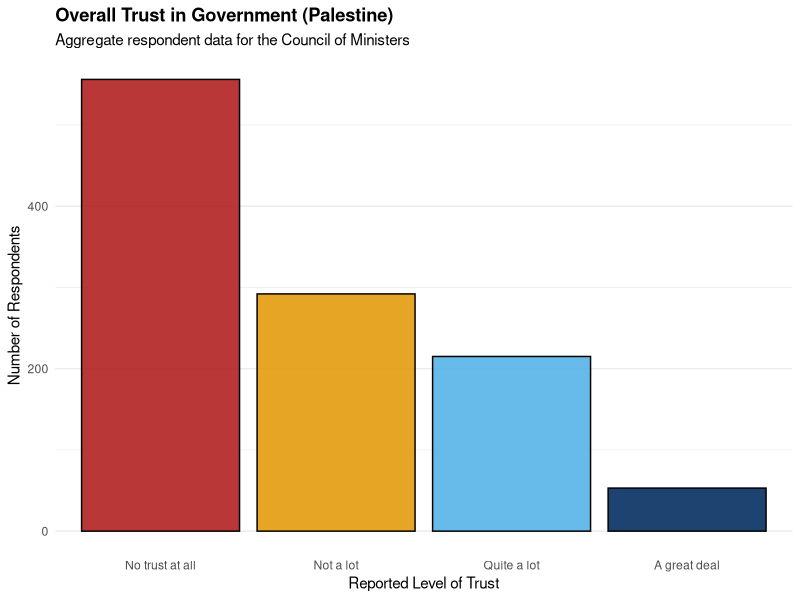
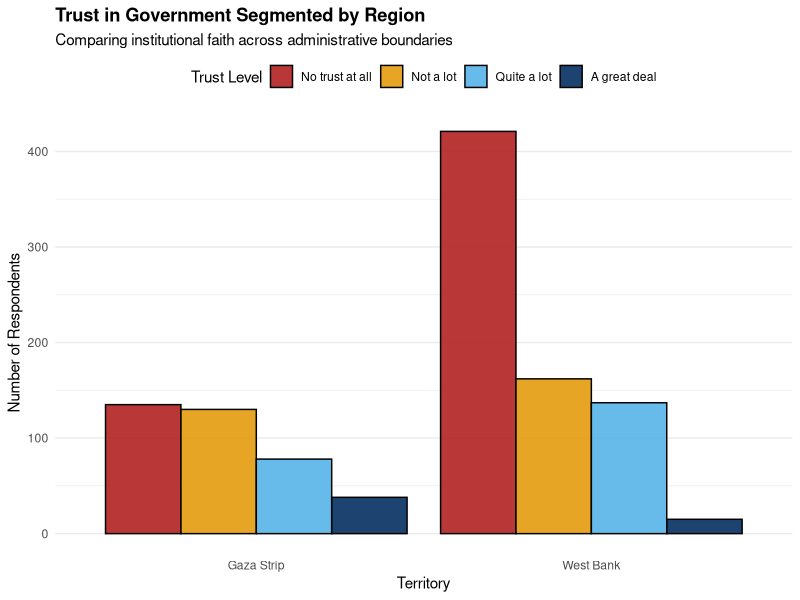
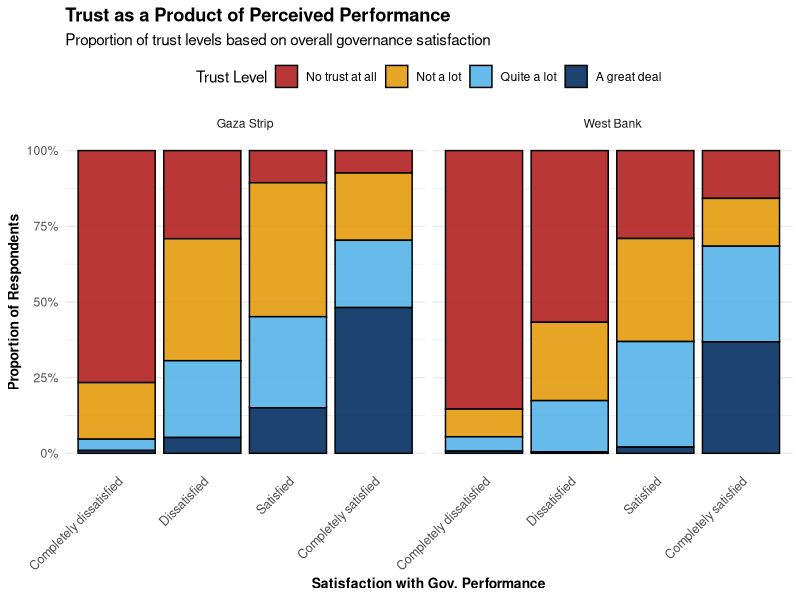

These charts were generated, in order, by the following R code:
## ---- chunk 1
#| label: setup
#| include: false
library(tidyverse)

# Load the lightweight analytical dataset
palestine <- read.csv("ArabBarometer_Palestine.csv")

# Create a Region variable based on Gaza vs. West Bank governorate codes
gaza_codes <- c(150002, 150003, 150005, 150009, 150012)
palestine$Region <- ifelse(palestine$Q1 %in% gaza_codes, "Gaza Strip", "West Bank")

# Clean Data: Filter out "Don't know" (98) and "Refused" (99) for our main variables
pal_clean <- subset(palestine, Q201A_1 %in% 1:4 & Q204A_3 %in% 1:4)

# Create ordered factors for visualization
pal_clean$Trust_Gov <- factor(pal_clean$Q201A_1, 
                              levels = c(4, 3, 2, 1), 
                              labels = c("No trust at all", "Not a lot", "Quite a lot", "A great deal"))

pal_clean$Gov_Perf <- factor(pal_clean$Q204A_3, 
                             levels = c(4, 3, 2, 1), 
                             labels = c("Completely dissatisfied", "Dissatisfied", "Satisfied", "Completely satisfied"))

# Define a strict, universal color palette
trust_palette <- c("No trust at all" = "#B22222", 
                   "Not a lot" = "#E49B0F", 
                   "Quite a lot" = "#56B4E9", 
                   "A great deal" = "#053061")
## ---- chunk 2
#| label: viz-1
#| fig-width: 6
#| fig-height: 3.5

ggplot(pal_clean, aes(x = Trust_Gov, fill = Trust_Gov)) +
  geom_bar(show.legend = FALSE, color = "black", alpha = 0.9) +
  scale_fill_manual(values = trust_palette) +
  theme_minimal() +
  labs(title = "Overall Trust in Government (Palestine)", 
       subtitle = "Aggregate respondent data for the Council of Ministers",
       x = "Reported Level of Trust", 
       y = "Number of Respondents") +
  theme(
    plot.title = element_text(face = "bold"),
    panel.grid.major.x = element_blank()
  )
## ---- chunk 3
#| label: viz-2
#| fig-width: 6
#| fig-height: 3.2

ggplot(pal_clean, aes(x = Region, fill = Trust_Gov)) +
  geom_bar(position = "dodge", color = "black", alpha = 0.9) +
  scale_fill_manual(values = trust_palette) +
  theme_minimal() +
  labs(title = "Trust in Government Segmented by Region", 
       subtitle = "Comparing institutional faith across administrative boundaries",
       x = "Territory", 
       y = "Number of Respondents",
       fill = "Trust Level") +
  theme(
    plot.title = element_text(face = "bold"),
    legend.position = "top",
    panel.grid.major.x = element_blank()
  )
## ---- chunk 4
#| label: viz-3
#| fig-width: 7
#| fig-height: 4

ggplot(pal_clean, aes(x = Gov_Perf, fill = Trust_Gov)) +
  geom_bar(position = "fill", color = "black", alpha = 0.9) + 
  facet_wrap(~Region) +
  scale_fill_manual(values = trust_palette) +
  theme_minimal() +
  theme(
    plot.title = element_text(face = "bold"),
    axis.title = element_text(size = 10, face = "bold"),
    axis.text.x = element_text(angle = 45, hjust = 1, size = 9),
    legend.position = "top",
    panel.grid.major.x = element_blank()
  ) +
  scale_y_continuous(labels = scales::percent_format()) +
  labs(title = "Trust as a Product of Perceived Performance", 
       subtitle = "Proportion of trust levels based on overall governance satisfaction",
       x = "Satisfaction with Gov. Performance", 
       y = "Proportion of Respondents", 
       fill = "Trust Level")
